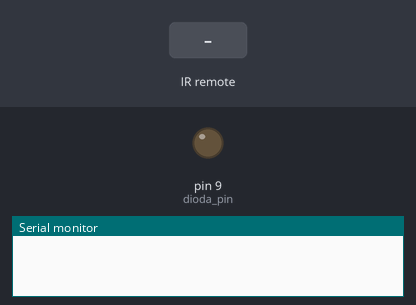
A sketch run on a simulated Arduino Uno, built with avr-gcc and run on an emulated ATmega328P. Shown: output pins drawn as LEDs (lit = HIGH), the last lines printed to the serial monitor. The test bench sets the inputs (shaded band).

Above: at 1.2 s.
1.3 s: infrared code 0x20DF22DD received
At 2.1 s:
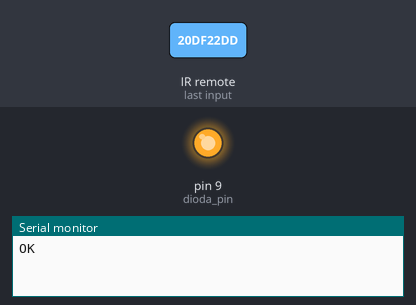
2.8 s: infrared code 0x20DF40BF received
At 3.3 s:
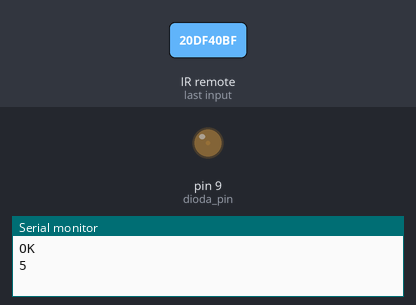
Timing chart, 0 to 5.8 s (numbered marks = the images above; inputs shaded):
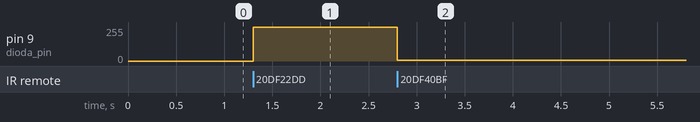

Measured:
- after the input at 1.3 s, pin 9 (dioda_pin): 0/255 → 255/255 at once
- after the input at 2.8 s, pin 9 (dioda_pin): 255/255 → 5/255 at once

The sketch:

IR_ster_LED_plusminus.ino
```cpp
#include <IRremote.h>
#define ir_pin 11
#define dioda_pin 9

int diodaStatus = LOW;
int jasnosc = 0;
IRrecv irrecv(ir_pin);
decode_results results;

void setup() {
  Serial.begin(9600);
  irrecv.enableIRIn();

  pinMode(dioda_pin, OUTPUT);
}

void loop() {
  if (irrecv.decode(&results)) {

    switch (results.value) {
      case 0x20DF22DD:
        Serial.println("OK");
        diodaStatus = ~diodaStatus;
        digitalWrite(dioda_pin, diodaStatus);
        delay(250);
        break;

       case 0x20DF40BF:
         if (jasnosc < 255) {
           jasnosc = jasnosc+5;
         }
         Serial.println(jasnosc);
         analogWrite(dioda_pin, jasnosc);
         break;

        case 0x20DFC03F:
         if (jasnosc > 0) {
           jasnosc = jasnosc-5;
         }
         Serial.println(jasnosc);
         analogWrite(dioda_pin, jasnosc);
         break;
    }

    irrecv.resume();
  }
}
```
